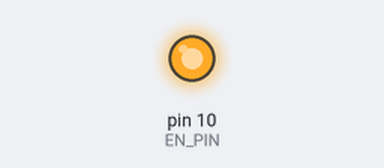
A sketch run on a simulated Arduino Uno, built with avr-gcc and run on an emulated ATmega328P. Parts: output pins drawn as LEDs (lit = HIGH). Pins used as bus, display or sensor lines are not drawn; what the sketch prints to the serial monitor is not drawn.

Above: at 0.1 s.
Timing chart, 0 to 1.6 s (numbered marks = the images above):
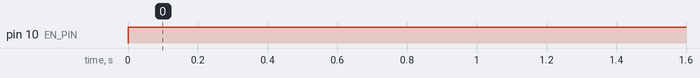

Measured:
- by itself, pin 10 (EN_PIN): LOW → HIGH at 0.00 s

The sketch:

custom_protocol_tx_v1.ino
```cpp
// Custom protocol transmitter for 433 MHz modules
// Robust OOK pulse-width protocol with preamble, sync, CRC8 and repeats
// Connect transmitter data pin to Arduino pin 3

#include <Arduino.h>

#define RX_PIN 2
#define TX_PIN 3
#define EN_PIN 10

// Base timing unit (T). Bits are encoded as:
//  - '0' => HIGH 1T, LOW 2T
//  - '1' => HIGH 2T, LOW 1T
// Sync => HIGH 3T, LOW 3T
// Preamble => repeat (HIGH 1T, LOW 1T) PREAMBLE_CYCLES times
static const unsigned int T_US = 500;         // microseconds; lower rate = more robust
static const uint8_t PREAMBLE_CYCLES = 24;    // number of 1T/1T toggles before sync
static const uint8_t REPEAT_COUNT = 3;        // transmit each packet N times
static const unsigned int REPEAT_GAP_US = 8000; // gap between repeats (us)

// Packet: [LEN][SEQ][PAYLOAD...][CRC8]
//  - LEN includes SEQ + PAYLOAD bytes (excludes LEN itself and CRC)

static inline void txHighLow(unsigned int high_us, unsigned int low_us) {
  digitalWrite(TX_PIN, HIGH);
  delayMicroseconds(high_us);
  digitalWrite(TX_PIN, LOW);
  delayMicroseconds(low_us);
}

static void sendPreambleAndSync() {
  // Optional: enable TX if using a power/enable pin
  digitalWrite(EN_PIN, HIGH);
  // Preamble: alternating 1T/1T to let AGC settle
  for (uint8_t i = 0; i < PREAMBLE_CYCLES; i++) {
    txHighLow(T_US, T_US);
  }
  // Sync word: 3T high, 3T low
  txHighLow(3 * T_US, 3 * T_US);
}

static inline void sendBit(uint8_t b) {
  if (b) {
    txHighLow(2 * T_US, 1 * T_US);
  } else {
    txHighLow(1 * T_US, 2 * T_US);
  }
}

static void sendByte(uint8_t byteVal) {
  // MSB first for readability; receiver matches this
  for (int8_t i = 7; i >= 0; --i) {
    sendBit((byteVal >> i) & 0x01);
  }
}

static uint8_t crc8(const uint8_t* data, uint8_t len) {
  // CRC-8-ATM/CRC-8-CCITT polynomial 0x07, init 0x00
  uint8_t crc = 0x00;
  for (uint8_t i = 0; i < len; i++) {
    crc ^= data[i];
    for (uint8_t b = 0; b < 8; b++) {
      if (crc & 0x80) crc = (crc << 1) ^ 0x07; else crc <<= 1;
    }
  }
  return crc;
}

static void sendPacket(uint8_t seq, const uint8_t* payload, uint8_t payloadLen) {
  uint8_t len = 1 + payloadLen; // SEQ + payload
  uint8_t headerAndPayload[1 /*LEN*/ + 1 /*SEQ*/ + 16 /*max payload*/];
  // Assemble into a linear buffer for CRC calc (LEN + SEQ + PAYLOAD)
  headerAndPayload[0] = len;
  headerAndPayload[1] = seq;
  for (uint8_t i = 0; i < payloadLen; ++i) headerAndPayload[2 + i] = payload[i];
  uint8_t crc = crc8(headerAndPayload, (uint8_t)(2 + payloadLen));

  // Transmit frame: preamble+sync, bytes MSB-first, then CRC
  sendPreambleAndSync();
  sendByte(len);
  sendByte(seq);
  for (uint8_t i = 0; i < payloadLen; ++i) sendByte(payload[i]);
  sendByte(crc);
}

void setup() {
  Serial.begin(115200);
  pinMode(TX_PIN, OUTPUT);
  digitalWrite(TX_PIN, LOW);
  pinMode(EN_PIN, OUTPUT);
  digitalWrite(EN_PIN, LOW);
  Serial.println("Je parle !");
}

void loop() {
  static uint8_t seq = 0;
  const uint8_t payload = 0x42; // Example payload

  for (uint8_t i = 0; i < REPEAT_COUNT; ++i) {
    sendPacket(seq, &payload, 1);
    delayMicroseconds(REPEAT_GAP_US);
  }

  seq++;
  // Ensure TX line is idle LOW
  digitalWrite(TX_PIN, LOW);
  delay(1000); // Send every second
}
```
